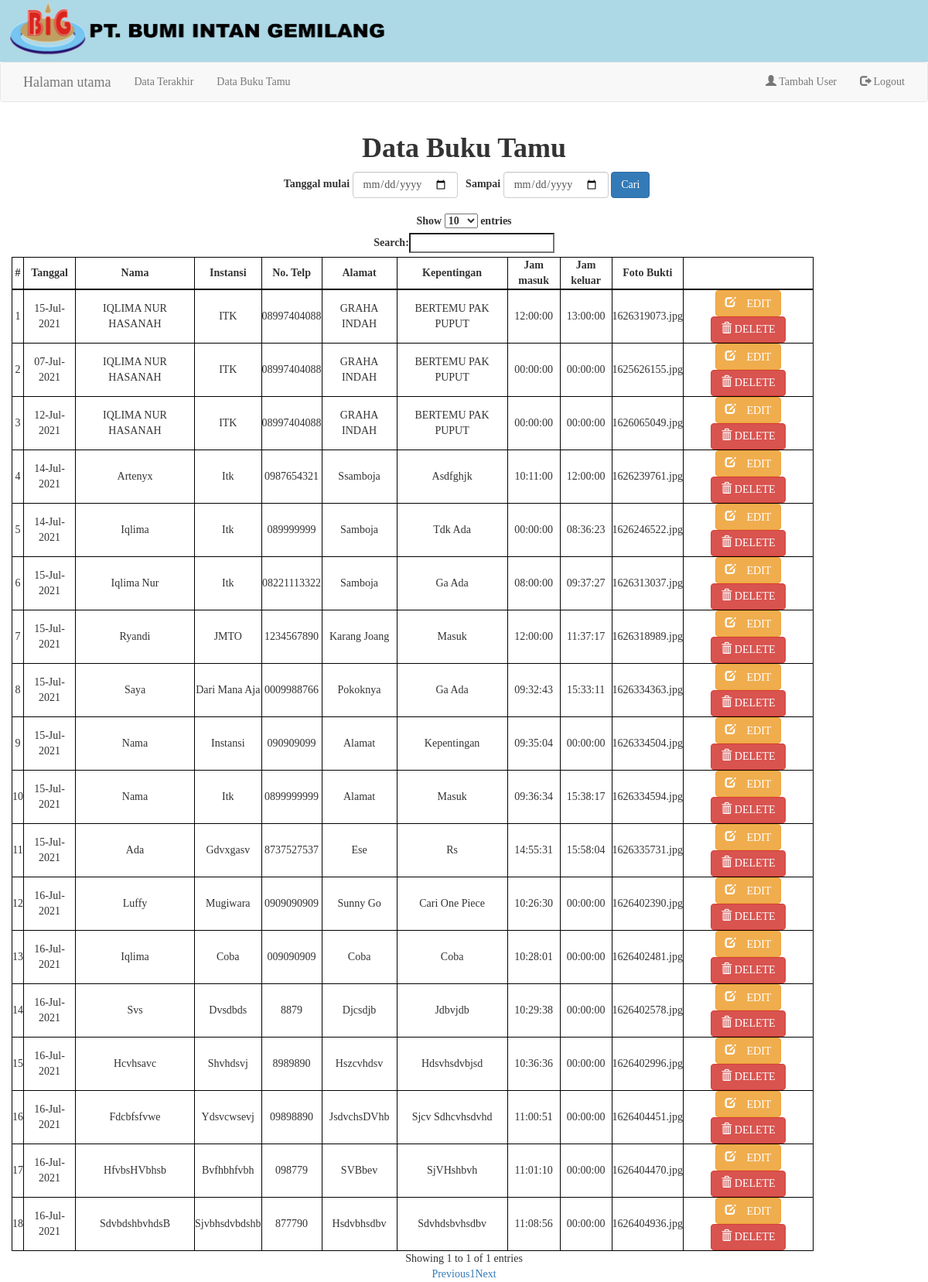
Page /data1.php on the committed database.
### tables this page shows
CREATE TABLE `buku_tamu` (
  `id` int(11) NOT NULL,
  `tanggal` date NOT NULL,
  `nama` varchar(100) NOT NULL,
  `instansi` varchar(100) NOT NULL,
  `notelp` varchar(25) NOT NULL,
  `alamat` varchar(100) NOT NULL,
  `kepentingan` varchar(800) NOT NULL,
  `camera` varchar(250) NOT NULL,
  `jam_masuk` time NOT NULL,
  `jam_keluar` time NOT NULL
);

### data1.php (the view, shortened to what this page needs)
<?php
include("config.php");
if (isset($_POST['submit'])) {
 $date1 = $_POST['date1'];
 $date2 = $_POST['date2'];
 if (!empty($date1) && !empty($date2)) {
  $q = mysqli_query($koneksi, "SELECT * FROM buku_tamu WHERE tanggal BETWEEN '$date1' and '$date2'");
 } else {
  $q = mysqli_query($koneksi, "SELECT * FROM buku_tamu");
 }
} else {
 $q = mysqli_query($koneksi, "SELECT * FROM buku_tamu");
}
?>
<!DOCTYPE html>
<html lang="en">
<head>
<link rel="stylesheet" type="text/css" href="http://maxcdn.bootstrapcdn.com/bootstrap/3.2.0/css/bootstrap.min.css">
        <link rel="stylesheet" type="text/css" href="http://cdn.datatables.net/plug-ins/3cfcc339e89/integration/bootstrap/3/dataTables.bootstrap.css">
</head>
<body style="background-image: url(img/bg3.jpg); background-size: cover; no-repeat; background-attachment:fixed;">
<header class="container-fluid">
        <div class="row">
        <div class="col-12 py-3 text-left" style="background-color: #add8e6">
            <a href="#"><img src="img/logo.png" alt="judul" height="80px" width="500px">
        </div>
</header>
<font face="Century Gothic">
    <nav class="navbar navbar-default navbar-light bg-primary">
    <div class="container">
          <div class="col-12 py-3">
            <a class="navbar-brand" href="index.php">Halaman utama</a>
            </div>
            <div>
            <ul class="nav navbar-nav">
                    <li><a href="data_terakhir.php">Data Terakhir</a></li>
                    <li><a href="data1.php">Data Buku Tamu</a></li>
            </ul>
            <ul class="nav navbar-nav navbar-right">
                    <li><a href="daftar.php"><span class="glyphicon glyphicon-user"></span>  Tambah User</a></li>
                    <li><a href="logout.php"><span class="glyphicon glyphicon-log-out"></span>  Logout</a></li>
            </ul>
            </div>
    </div>
    </nav>
  <div class="container">
   <div class="row g-2 g-md-4">
   <div class="col-12 py-2 text-center">
   <h1><b>Data Buku Tamu</b></h1>
    <form method="POST" action="" class="form-inline mt-3">
     <label for="date1">Tanggal mulai </label>
     <input type="date" name="date1" id="date1" class="form-control mr-2">
     <label for="date2">Sampai </label>
     <input type="date" name="date2" id="date2" class="form-control mr-2">
     <button type="submit" name="submit" class="btn btn-primary">Cari</button>
    </form>
   </div>
   <br>
   <div class="col-12 text-center ">
    <table border="1" class="table-bordered" id="data1" style="background-color:white;" >
     <thead>
      <th style="border-color:black;" class="text-center">#</th>
      <th style="border-color:black;" class="text-center">Tanggal</th>
      <th style="border-color:black;" class="text-center">Nama</th>
      <th style="border-color:black;" class="text-center">Instansi</th>
      <th style="border-color:black;" class="text-center">No. Telp</th>
      <th style="border-color:black;" class="text-center">Alamat</th>
      <th style="border-color:black;" class="text-center">Kepentingan</th>
      <th style="border-color:black;" class="text-center">Jam masuk</th>
      <th style="border-color:black;" class="text-center">Jam keluar</th>
      <th style="border-color:black;" class="text-center">Foto Bukti</th>
        <th style="border-color:black;" class="text-center"> </th>
     </thead>
     <tbody>
     <?php
     $no = 1;
     while ($r = $q->fetch_assoc()) {
     ?>
     <tr>
        <td style="border-color:black;"><?= $no++ ?></td>
        <td style="border-color:black;"><?= date('d-M-Y', strtotime($r['tanggal'])) ?></td>
        <td style="border-color:black;"><?= ucwords($r['nama']) ?></td>
        <td style="border-color:black;"><?= ucwords($r['instansi']) ?></td>
        <td style="border-color:black;"><?= ucwords($r['notelp']) ?></td>
        <td style="border-color:black;"><?= ucwords($r['alamat']) ?></td>
        <td style="border-color:black;"><?= ucwords($r['kepentingan']) ?></td>
        <td style="border-color:black;"><?= ucwords($r['jam_masuk']) ?></td>
        <td style="border-color:black;"><?= ucwords($r['jam_keluar']) ?></td>
        <td style="border-color:black;"><?= ucwords($r['camera']) ?></td>
        <td style="border-color:black;">
        <a href="edit.php?id=<?php echo $r['id']; ?>"><button type="button" class="btn btn-warning" ><span class="glyphicon glyphicon-edit">&nbsp;EDIT</button></a>
        <a href="data1.php?id=<?php echo $r['id']; ?>"> <button type="button" class="btn btn-danger"><span class="glyphicon glyphicon-trash"></span>&nbsp;DELETE</button></a>
        </td>
     </tr>
     </tbody>
     <?php
     }
     ?>
    </table>
   </div>
  </div>
 </div>
</body>
</html>

### rows in the picture
buku_tamu: tanggal "15-Jul-2021", nama "IQLIMA NUR HASANAH", instansi "ITK", notelp "08997404088", alamat "GRAHA INDAH", kepentingan "BERTEMU PAK PUPUT", jam_masuk "12:00:00", jam_keluar "13:00:00", camera "1626319073.jpg"
buku_tamu: tanggal "07-Jul-2021", nama "IQLIMA NUR HASANAH", instansi "ITK", notelp "08997404088", alamat "GRAHA INDAH", kepentingan "BERTEMU PAK PUPUT", jam_masuk "00:00:00", jam_keluar "00:00:00", camera "1625626155.jpg"
buku_tamu: tanggal "12-Jul-2021", nama "IQLIMA NUR HASANAH", instansi "ITK", notelp "08997404088", alamat "GRAHA INDAH", kepentingan "BERTEMU PAK PUPUT", jam_masuk "00:00:00", jam_keluar "00:00:00", camera "1626065049.jpg"
buku_tamu: tanggal "14-Jul-2021", nama "Artenyx", instansi "Itk", notelp "0987654321", alamat "Ssamboja", kepentingan "Asdfghjk", jam_masuk "10:11:00", jam_keluar "12:00:00", camera "1626239761.jpg"
buku_tamu: tanggal "14-Jul-2021", nama "Iqlima", instansi "Itk", notelp "089999999", alamat "Samboja", kepentingan "Tdk Ada", jam_masuk "00:00:00", jam_keluar "08:36:23", camera "1626246522.jpg"
buku_tamu: tanggal "15-Jul-2021", nama "Iqlima Nur", instansi "Itk", notelp "08221113322", alamat "Samboja", kepentingan "Ga Ada", jam_masuk "08:00:00", jam_keluar "09:37:27", camera "1626313037.jpg"
buku_tamu: tanggal "15-Jul-2021", nama "Ryandi", instansi "JMTO", notelp "1234567890", alamat "Karang Joang", kepentingan "Masuk", jam_masuk "12:00:00", jam_keluar "11:37:17", camera "1626318989.jpg"
buku_tamu: tanggal "15-Jul-2021", nama "Saya", instansi "Dari Mana Aja", notelp "0009988766", alamat "Pokoknya", kepentingan "Ga Ada", jam_masuk "09:32:43", jam_keluar "15:33:11", camera "1626334363.jpg"
buku_tamu: tanggal "15-Jul-2021", nama "Nama", instansi "Instansi", notelp "090909099", alamat "Alamat", kepentingan "Kepentingan", jam_masuk "09:35:04", jam_keluar "00:00:00", camera "1626334504.jpg"
buku_tamu: tanggal "15-Jul-2021", nama "Nama", instansi "Itk", notelp "0899999999", alamat "Alamat", kepentingan "Masuk", jam_masuk "09:36:34", jam_keluar "15:38:17", camera "1626334594.jpg"
buku_tamu: tanggal "15-Jul-2021", nama "Ada", instansi "Gdvxgasv", notelp "8737527537", alamat "Ese", kepentingan "Rs", jam_masuk "14:55:31", jam_keluar "15:58:04", camera "1626335731.jpg"
buku_tamu: tanggal "16-Jul-2021", nama "Luffy", instansi "Mugiwara", notelp "0909090909", alamat "Sunny Go", kepentingan "Cari One Piece", jam_masuk "10:26:30", jam_keluar "00:00:00", camera "1626402390.jpg"
buku_tamu: tanggal "16-Jul-2021", nama "Iqlima", instansi "Coba", notelp "009090909", alamat "Coba", kepentingan "Coba", jam_masuk "10:28:01", jam_keluar "00:00:00", camera "1626402481.jpg"
buku_tamu: tanggal "16-Jul-2021", nama "Svs", instansi "Dvsdbds", notelp "8879", alamat "Djcsdjb", kepentingan "Jdbvjdb", jam_masuk "10:29:38", jam_keluar "00:00:00", camera "1626402578.jpg"
buku_tamu: tanggal "16-Jul-2021", nama "Hcvhsavc", instansi "Shvhdsvj", notelp "8989890", alamat "Hszcvhdsv", kepentingan "Hdsvhsdvbjsd", jam_masuk "10:36:36", jam_keluar "00:00:00", camera "1626402996.jpg"
buku_tamu: tanggal "16-Jul-2021", nama "Fdcbfsfvwe", instansi "Ydsvcwsevj", notelp "09898890", alamat "JsdvchsDVhb", kepentingan "Sjcv Sdhcvhsdvhd", jam_masuk "11:00:51", jam_keluar "00:00:00", camera "1626404451.jpg"
buku_tamu: tanggal "16-Jul-2021", nama "HfvbsHVbhsb", instansi "Bvfhbhfvbh", notelp "098779", alamat "SVBbev", kepentingan "SjVHshbvh", jam_masuk "11:01:10", jam_keluar "00:00:00", camera "1626404470.jpg"
buku_tamu: tanggal "16-Jul-2021", nama "SdvbdshbvhdsB", instansi "Sjvbhsdvbdshb", notelp "877790", alamat "Hsdvbhsdbv", kepentingan "Sdvhdsbvhsdbv", jam_masuk "11:08:56", jam_keluar "00:00:00", camera "1626404936.jpg"
